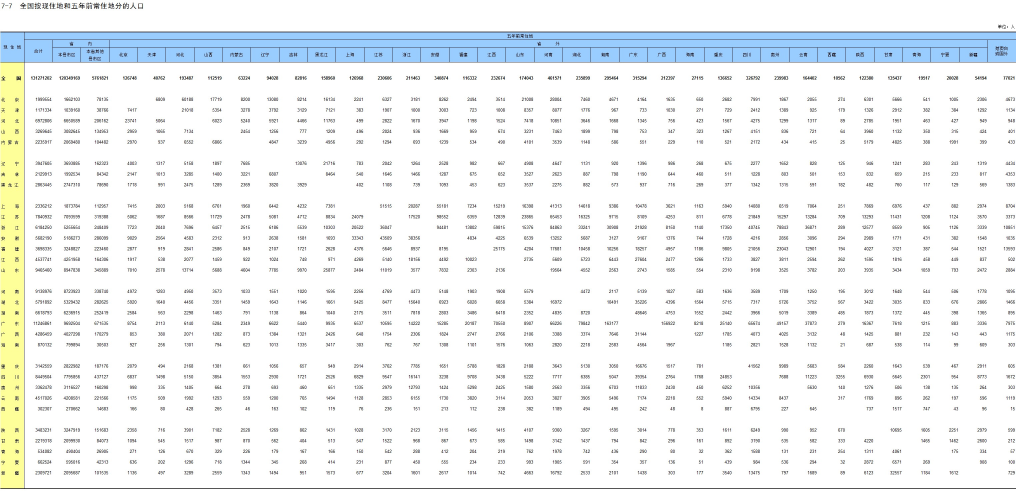
#> input picture data/raw/census2020_migration_5yr_table7-7.jpg, 3048 x 1499 px (shown at 1/3 size)
$ python ocr.py ../../data/raw/census2020_migration_5yr_table7-7.jpg ../../data/raw/census2020_migration_5yr_table7-7.jpg 3
#> lines starting #> are read from the running program, lines starting #| are printed output that depends on the picture
import sys, json, numpy as np, pytesseract
from PIL import Image, ImageOps
img=Image.open(sys.argv[1]).convert('L')
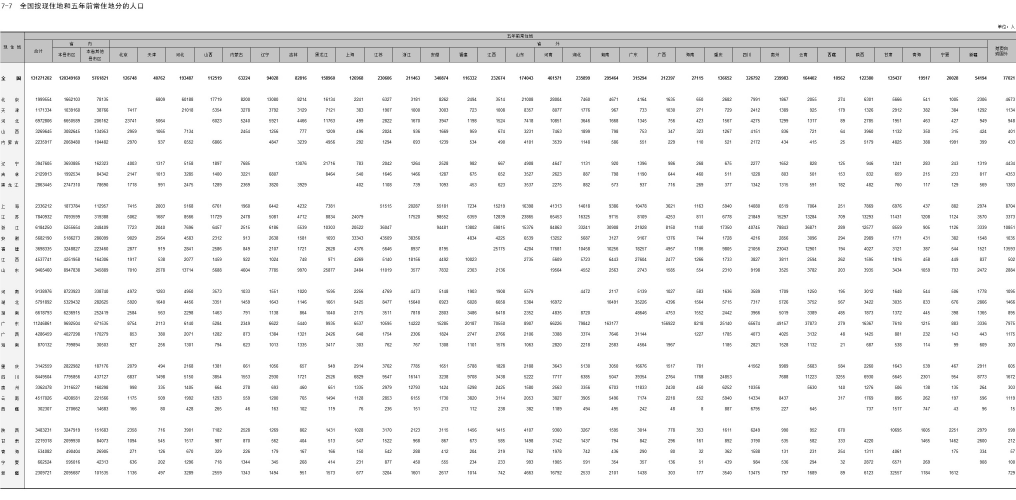
#> img: PIL image 3048x1499 L (shown at 1/3 size); min 0, max 255, mean 244.1
xs=[72+85*k for k in range(35)]+[3046]
rows=[(229, 239), (293, 303), (325, 335), (357, 367), (389, 399), (421, 431), (485, 495), (517, 527), (549, 559), (613, 623), (645, 655), (677, 687), (709, 719), (741, 751), (773, 783), (805, 815), (869, 879), (901, 911), (933, 943), (965, 975), (997, 1007), (1029, 1039), (1093, 1103), (1125, 1135), (1157, 1167), (1189, 1199), (1221, 1231), (1285, 1295), (1317, 1327), (1349, 1359), (1381, 1391), (1413, 1423)]
scale=int(sys.argv[3]) if len(sys.argv)>3 else 4
out=[]
for (y0,y1) in rows:
    r=[]
    for c in range(35):
        cell=img.crop((xs[c]+2,y0-4,xs[c+1]-2,y1+4))
        a=np.array(cell)
        if (a<200).sum()<3: r.append(None); continue
        cell=cell.resize((cell.width*scale,cell.height*scale),Image.LANCZOS)
        cell=ImageOps.expand(cell,20,fill=255)
#> (the run stopped early here; a loop or call above may not have finished)
